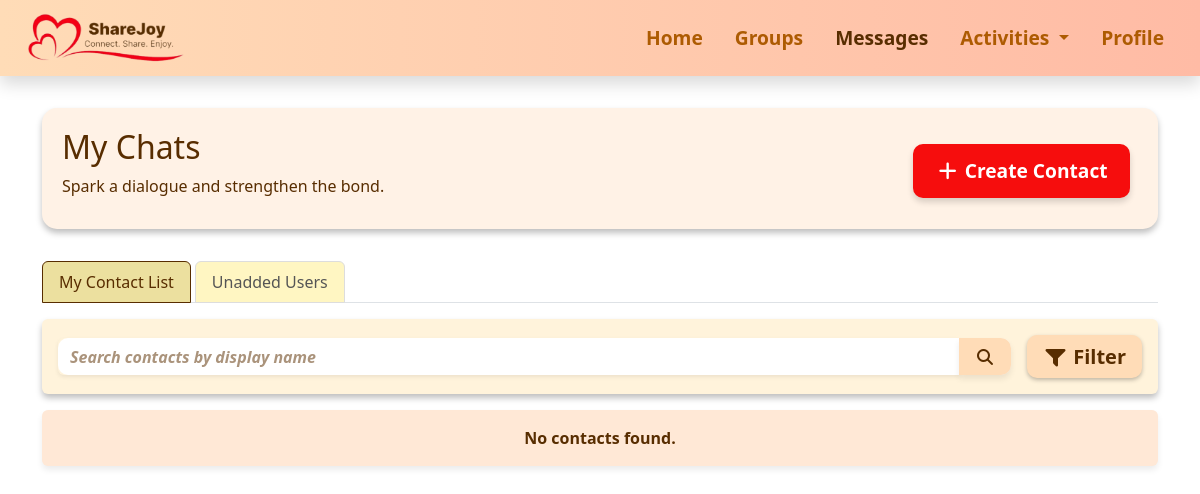
/messages (signed in), run on an earlier commit of the app's database.
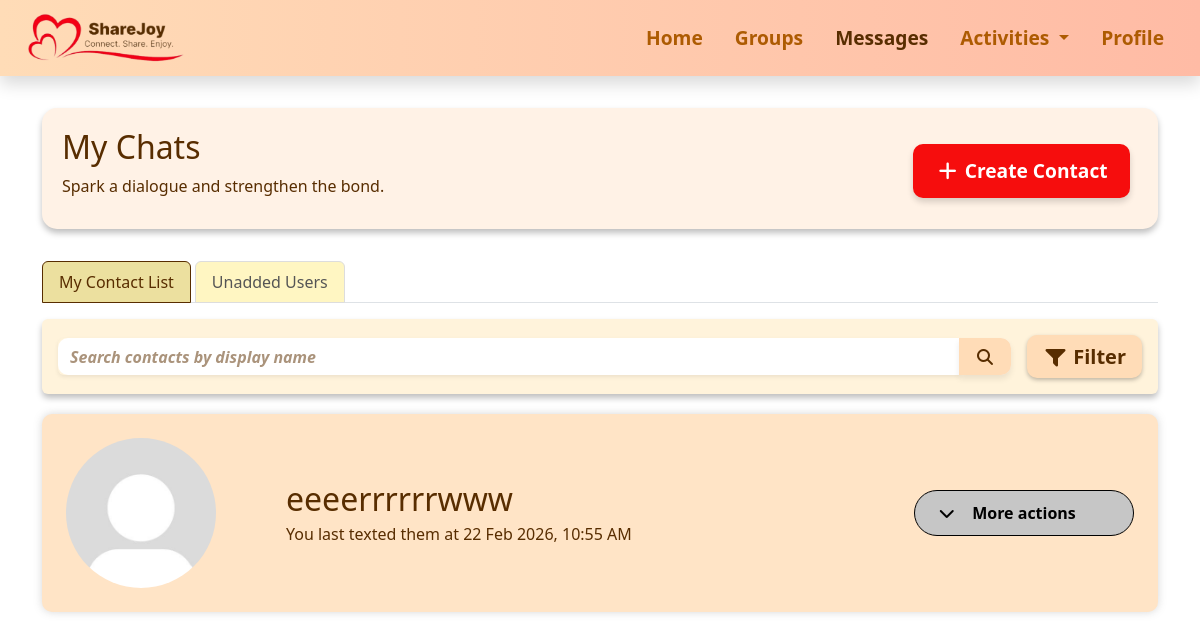
And on a later commit of the database.
### messages.py (models this page shows, shortened)
class Contact(db.Model):
    __table_args__ = (
    db.UniqueConstraint('owner_user_id', 'contact_user_id', name='uq_owner_contact'),
    )
    __tablename__ = 'contact'
    id = db.Column(db.Integer, primary_key=True)
    owner_user_id = db.Column(
        db.Integer,
        db.ForeignKey("user.id", name="fk_contact_owner_user_id"),
        nullable=False
    )
    contact_user_id = db.Column(
        db.Integer,
        db.ForeignKey("user.id", name="fk_contact_contact_user_id"),
        nullable=False
    )
    display_name = db.Column(db.String(35), nullable=False)
    short_desc = db.Column(db.String(120))
    message_status = db.Column(db.String(20), default="Unread")
    created_at = db.Column(db.DateTime, default=datetime.utcnow)
    last_chat = db.Column(db.DateTime)
    owner = db.relationship('User', foreign_keys=[owner_user_id], backref='contacts')
    contact_user = db.relationship('User', foreign_keys=[contact_user_id])
    messages_sent = db.relationship(
        'Message',
        foreign_keys='Message.sender_id',
        primaryjoin='Contact.owner_user_id == Message.sender_id',
        backref=db.backref('sender_contact', passive_deletes=True),
        lazy='dynamic'
    )
    messages_received = db.relationship(
        'Message',
        foreign_keys='Message.receiver_id',
        primaryjoin='Contact.owner_user_id == Message.receiver_id',
        backref=db.backref('receiver_contact', passive_deletes=True),
        lazy='dynamic'
    )
    deleted_history = db.Column(db.Boolean, default=False)
    chat_cleared_at = db.Column(db.DateTime, nullable=True)

### app.py (the view, shortened to what this page needs)
@app.route("/messages")
@login_required
def messages():
    user = get_current_user()
    search = request.args.get("search", "").strip()
    status_filter = request.args.get("status", "").strip()
    contact_updated = request.args.get("contact_updated", "false").lower() == "true"
    contact_created = request.args.get("contact_created", "false").lower() == "true"
    contact_deleted = request.args.get("contact_deleted", "false").lower() == "true"
    chat_history_deleted = request.args.get("chat_history_deleted", "false").lower() == "true"
    contacts_query = db.session.query(
        Contact,
        db.func.count(Message.id).label('message_count'),
        db.func.max(
            db.case((Message.sender_id == user.id, Message.timestamp))
        ).label('last_chat'),
        db.func.sum(
            db.case(
                (Message.receiver_id == Contact.owner_user_id,
                 db.case((Message.status != "Read", 1), else_=0)),
                else_=0
            )
        ).label('unread_count')
    ).outerjoin(
        Message,
        db.or_(
            db.and_(
                Message.sender_id == Contact.owner_user_id,
                Message.receiver_id == Contact.contact_user_id
            ),
            db.and_(
                Message.sender_id == Contact.contact_user_id,
                Message.receiver_id == Contact.owner_user_id
            )
        )
    ).filter(Contact.owner_user_id == user.id).group_by(Contact.id)
    if status_filter == "Unread":
        contacts_query = contacts_query.having(
            db.func.sum(db.case((Message.status != "Read", 1), else_=0)) > 0
        )
    elif status_filter == "Read":
        contacts_query = contacts_query.having(
            db.func.sum(db.case((Message.status == "Read", 1), else_=0)) > 0
        )
    contacts_raw = contacts_query.all()
    contacts = []
    contact_message_counts = {}
    contact_unread_counts = {}
    contact_my_message_counts = {}   # ✅ add back
    for c, msg_count, last_chat, unread_count in contacts_raw:
        c.last_chat = last_chat
        contacts.append(c)
        contact_message_counts[c.id] = msg_count
        contact_unread_counts[c.id] = unread_count
        my_count = Message.query.filter(
            (Message.sender_id == user.id) & (Message.receiver_id == c.contact_user_id)
        ).count()
        contact_my_message_counts[c.id] = my_count   # ✅ add back
    if search:
        contacts = [c for c in contacts if search.lower() in c.display_name.lower()]
    contacts.sort(key=lambda c: c.last_chat or datetime.min, reverse=True)
    contact_ids_subquery = db.session.query(Contact.contact_user_id).filter(
        Contact.owner_user_id == user.id
    )
    unknown_users_query = db.session.query(
        User,
        db.func.count(Message.id).label('message_count'),
        db.func.max(
            db.case(
                (Message.sender_id == user.id, Message.timestamp)
            )
        ).label('last_chat'),
        db.func.sum(
            db.case(
                (Message.receiver_id == user.id,
                 db.case((Message.status != "Read", 1), else_=0)),
                else_=0
            )
        ).label('unread_count')
    ).join(Message, Message.sender_id == User.id).filter(
        Message.receiver_id == user.id,
        ~User.id.in_(contact_ids_subquery),
        User.id != user.id
    ).group_by(User.id)
    if status_filter == "Unread":
        unknown_users_query = unknown_users_query.having(
            db.func.sum(db.case((Message.status != "Read", 1), else_=0)) > 0
        )
    elif status_filter == "Read":
        unknown_users_query = unknown_users_query.having(
            db.func.sum(db.case((Message.status == "Read", 1), else_=0)) > 0
        )
    unknown_raw = unknown_users_query.all()
    unknown_users = []
    unknown_message_counts = {}
    unknown_unread_counts = {}
    unknown_my_message_counts = {}   # ✅ add back
    if search:
        unknown_users = [u for u in unknown_users if search.lower() in (u.full_name or '').lower()]
    unknown_users.sort(key=lambda u: u.last_chat or datetime.min, reverse=True)
    search_results = []
    if search:
        search_results = db.session.query(Message).filter(
            (Message.sender_id == user.id) | (Message.receiver_id == user.id),
            Message.content.ilike(f"%{search}%")
        ).order_by(Message.timestamp.desc()).all()
    return render_template(
        "messages.html",
        contacts=contacts,
        contact_message_counts=contact_message_counts,
        contact_unread_counts=contact_unread_counts,
        contact_my_message_counts=contact_my_message_counts,   # ✅ add back
        unknown_users=unknown_users,
        unknown_message_counts=unknown_message_counts,
        unknown_unread_counts=unknown_unread_counts,
        unknown_my_message_counts=unknown_my_message_counts,   # ✅ add back
        search_results=search_results,
        title="Messages",
        contact_updated=contact_updated,
        contact_created=contact_created,
        contact_deleted=contact_deleted,
        chat_history_deleted=chat_history_deleted
    )

### templates/messages.html (shortened to what this page needs)
{% extends "base.html" %} {% block extra_css %}
<link
  rel="stylesheet"
  href="{{ url_for('static', filename='css/messages.css') }}"
/>
{% endblock %} {% block content %}
<div
  class="section-box d-flex flex-column flex-md-row justify-content-between align-items-start align-items-md-center"
>
  <div>
    <h1>My Chats</h1>
    <p>Spark a dialogue and strengthen the bond.</p>
  </div>
  <a
    href="{{ url_for('create_contact') }}"
    class="btn btn-danger cta-btn mt-2 mt-md-0 me-0 me-md-2 fw-semibold"
  >
    <i class="fa-solid fa-plus"></i> Create Contact
  </a>
</div>
<ul class="nav nav-tabs mb-3" id="chatTabs" role="tablist">
  <li class="nav-item" role="presentation">
    <button
      class="nav-link active"
      id="contacts-tab"
      data-bs-toggle="tab"
      data-bs-target="#contacts"
      type="button"
      role="tab"
      aria-controls="contacts"
      aria-selected="true"
    >
      My Contact List
    </button>
  </li>
  <li class="nav-item" role="presentation">
    <button
      class="nav-link"
      id="unknown-tab"
      data-bs-toggle="tab"
      data-bs-target="#unknown"
      type="button"
      role="tab"
      aria-controls="unknown"
      aria-selected="false"
    >
      Unadded Users
    </button>
  </li>
</ul>
<div class="tab-content" id="chatTabsContent">
  <div
    class="tab-pane fade show active"
    id="contacts"
    role="tabpanel"
    aria-labelledby="contacts-tab"
  >
    <div class="p-3 mb-3 rounded shadow-sm box1">
      <div
        class="d-flex flex-column flex-md-row align-items-start align-items-md-center gap-2"
      >
        <form
          method="get"
          class="flex-grow-1 mb-2 mb-md-0 box2 rounded"
          id="search-form"
        >
          <div class="input-group w-100 w-md-auto">
            <input
              type="text"
              name="search"
              class="form-control shadow-sm searchbar"
              placeholder="Search contacts by display name"
              value="{{ request.args.get('search', '') }}"
            />
            <button class="btn search-btn" type="submit">
              <i class="fa-solid fa-magnifying-glass"></i>
            </button>
          </div>
        </form>
        <button
          id="toggle-filters"
          class="btn btn-lg fw-semibold mt-2 mt-md-0 ms-md-2"
        >
          <i class="fa-solid fa-filter"></i> Filter
        </button>
      </div>
    </div>
    {% if contacts %} {% for contact in contacts %}
    <div
      class="contact-box p-4"
      onclick="window.location.href='{{ url_for('textchat', contact_id=contact.id) }}'"
    >
      <div class="d-flex align-items-center justify-content-between w-100">
        <div class="d-flex align-items-center">
          <img
            src="{{ url_for('static', filename=contact.image_url or 'images/default_pfp.jpg') }}"
            alt="Profile Image"
            class="circle-image"
          />
          <div>
            <h1 class="mb-1 me-5 brown">{{ contact.display_name }}</h1>
            <p class="mb-0 brown">
              {% if contact_message_counts.get(contact.id, 0) == 0 and contact_my_message_counts.get(contact.id, 0) == 0 %}
                  No conversations yet.
              {% elif contact.last_chat %}
                  You last texted them at {{ contact.last_chat|sgtime }}
              {% else %}
                  Conversation started. You haven’t replied yet.
              {% endif %}
            </p>
            {% set unread = contact_unread_counts.get(contact.id, 0) %}
          </div>
        </div>
        <div
          class="dropdown-wrapper position-relative"
          onclick="event.stopPropagation()"
        >
          <button
            class="more-actions-toggle d-flex align-items-center justify-content-center"
            onclick="toggleDropdown(this)"
          >
            <span class="fs-6 fw-semibold">More actions</span>
            <i class="me-4 fa-solid fa-chevron-down chevron-icon"></i>
          </button>
        </div>
      </div>
    </div>
    {% endfor %} {% else %}
    <div class="col-12">
      <div class="alert alert-info text-center fw-semibold">
        No contacts found.
      </div>
    </div>
    {% endif %}
  </div>
{% endblock %}

### templates/base.html (shortened to what this page needs)
<!doctype html>
<html lang="en">
<head>
    <link href="https://cdn.jsdelivr.net/npm/bootstrap@5.3.8/dist/css/bootstrap.min.css" rel="stylesheet">
    <link rel="stylesheet" href="{{ url_for('static', filename='css/navbar.css') }}">
    <link rel="stylesheet" href="{{ url_for('static', filename='css/base.css') }}">
    <link rel="stylesheet" href="https://cdnjs.cloudflare.com/ajax/libs/font-awesome/7.0.1/css/all.min.css">
    {% block extra_css %}{% endblock %}
</head>
<body>
    {% include "navbar.html" %}
    <div class="container mt-4">
        {% block content %}{% endblock %}
    </div>
</body>
</html>

### templates/navbar.html (shortened to what this page needs)
<nav class="navbar navbar-expand-md sticky-top shadow">
    <div class="container-fluid align-items-center">
        <a class="navbar-brand ms-3" href="{{ url_for('home') }}"><img
                src="{{ url_for('static', filename='images/navbar.png') }}" alt="ShareJoy" height="50"></a>
        <div class="collapse navbar-collapse" id="navbarNav">
            <ul class="navbar-nav ms-auto">
                <li class="nav-item">
                    <a class="nav-link me-3 fw-bold {% if request.endpoint == 'home' %}active{% endif %}"
                        href="{{ url_for('home') }}">Home</a>
                </li>
                <li class="nav-item">
                    <a class="nav-link me-3 fw-bold {% if request.endpoint == 'groups' %}active{% endif %}"
                        href="{{ url_for('groups') }}">Groups</a>
                </li>
                <li class="nav-item">
                    <a class="nav-link me-3 fw-bold {% if request.endpoint == 'messages' %}active{% endif %}"
                        href="{{ url_for('messages') }}">Messages</a>
                </li>
                <li class="nav-item dropdown">
                    <a class="nav-link me-3 dropdown-toggle fw-bold {% if request.endpoint in ['activities', 'explore', 'schedule'] %}active{% endif %}"
                        href="#" id="activitiesDropdown" role="button" data-bs-toggle="dropdown">
                        Activities
                    </a>
                </li>
                <li class="nav-item">
                    <a class="nav-link me-3 fw-bold {% if request.endpoint == 'profile' %}active{% endif %}"
                        href="{{ url_for('profile') }}">Profile</a>
                </li>
            </ul>
        </div>
    </div>
</nav>

What changed in the data, as far as the page shows it:
added Contact: display_name "eeeerrrrrrwww", last_chat|sgtime "22 Feb 2026, 10:55 AM"
Also different on the page:
text no longer shown: "No contacts found."
